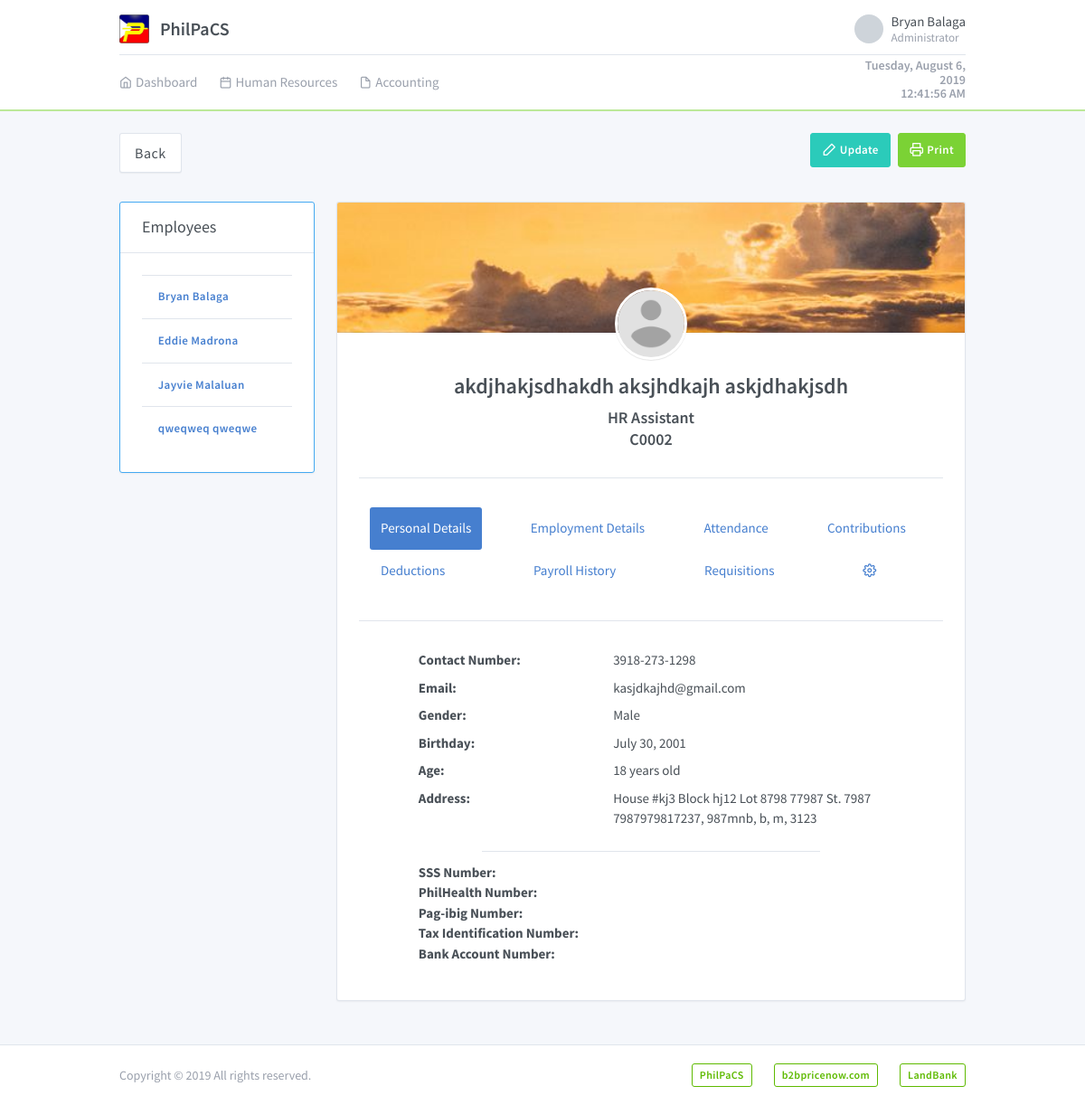
The page /system/employee.php?id=2 (signed in) on the database its author committed.
### tables this page shows
CREATE TABLE `personaldetailstbl` (
  `personalID` int(11) NOT NULL AUTO_INCREMENT,
  `firstName` varchar(50) NOT NULL,
  `middleName` varchar(50) DEFAULT NULL,
  `lastName` varchar(50) NOT NULL,
  `contactNumber` varchar(15) NOT NULL,
  `email` varchar(60) NOT NULL,
  `gender` tinyint(1) NOT NULL,
  `birthday` date NOT NULL,
  `age` int(3) NOT NULL,
  `photo` varchar(255) DEFAULT NULL,
  `status` tinyint(1) NOT NULL,
  PRIMARY KEY (`personalID`)
);

### models/Config.php (called while the page is built, shortened)
<?php
require_once 'Database.php';
class Config extends Database {
	protected $conn;
	public function __construct() {
		$database = new Database();
		$this->conn = $database->db_connection();
	}
	public function runQuery($sql) {
		$stmt = $this->conn->prepare($sql);
		return $stmt;
	}
}

### models/Database.php (called while the page is built, shortened)
<?php
class Database {
	private $host = "localhost";
	private $dbname = "philpacs";
	private $username = "root";
	private $password = "";
	public function db_connection(){
		try {
			$this->conn = new PDO("mysql:host=" . $this->host . ";dbname=" . $this->dbname, $this->username, $this->password);
			$this->conn->setAttribute(PDO::ATTR_ERRMODE, PDO::ERRMODE_EXCEPTION);
			return $this->conn;
		} catch (PDOException $e) {
			echo "Connection Error: " . $e->getMessage();
		}
	}
}

### includes/employee/employee.data.php (the view, shortened to what this page needs)
<?php
  $id = $config->checkInput($_GET['id']);
  $stmt->execute(array(":personalID" => $id));
  $row = $stmt->fetch(PDO::FETCH_ASSOC);
  $personalID = $row['personalID'];
  $fullname = $row['fullName'];
  $contact_number = $row['contactNumber'];
  $email = $row['email'];
  $gender = $row['gender'];
  $birthday = $row['birthday'];
  $birthday = date('F j, Y', strtotime($birthday));
  $age = $row['age'];
  $displayPicture = $row['profilePicture'];
  $address = $row['address'];
  $employeeID = $row['employeeID'];
  $positionName = $row['positionName'];
  $bankAccountNumber = $row['bankAccountNumber'];
  $sssNumber = $row['sssNumber'];
  $philhealthNumber = $row['philhealthNumber'];
  $pagibigNumber = $row['pagibigNumber'];
  $taxIdentificationNumber = $row['taxIdentificationNumber'];
?>
<div class="dimmer active">
  <div id="dimmer-content">
    <div class="row mb-4">
      <div class="col-md-12">
      <a class="btn btn-secondary btn-lg mb-4" href="./employee.php">Back</a>
      <a class="ml-2 float-right btn btn-lime" data-toggle="tooltip" title="Print" href="javascript:void(0)">
        <i class="fe fe-printer"></i> Print
      </a>
      <span class="float-right" data-toggle="tooltip" title="Update Employee Details">
        <a class="btn btn-teal" href="./employee.php?edit=<?=$personalID;?>">
          <i class="fe fe-edit-2"></i> Update
        </a>
      </span>
      </div>
    </div>
    <div class="row">
      <div class="col-md-3">
        <div class="card border-info">
          <div class="card-header">
            <h3 class="card-title">Employees</h3>
          </div>
          <div class="card-body">
          <table class="table table-sm datatable">
            <tbody>
              <?php
              $display = $config->runQuery("SELECT personalID, CONCAT (personaldetailstbl.firstName, ' ', personaldetailstbl.lastName) AS fullname
                                            FROM personaldetailstbl WHERE status=:status LIMIT 10");
              $display->execute(array(":status"=>1));
              while ($rows = $display->fetch(PDO::FETCH_ASSOC)) {
                ?>
                <tr>
                  <td>
                    <a href="./employee.php?id=<?=$rows['personalID'];?>" class="btn btn-link"><?=$rows['fullname'];?></a>
                  </td>
                </tr>
                <?php
              }
              ?>
            </tbody>
          </table>
          </div>
        </div>
      </div>
      <div class="col-md-9">
        <div class="card card-profile">
          <div class="card-header image-parallax"></div>
          <div class="card-body text-center">
            <img class="card-profile-img avatar avatar-xxl" src="<?php if ($displayPicture != "") { echo $displayPicture; } else { ?> ../assets/logo/image_placeholder.png <?php } ?>">
            <h3 class="mb-3"><?=$fullname;?></h3>
            <h4 class="mb-1"><?=$positionName;?></h4>
            <h4 class="mb-1"><?=$employeeID;?></h4>
            <hr>
            <ul class='nav nav-pills mb-3 mt-3 flex-column flex-sm-row nav-justified' id='pills-tab' role='tablist'>
              <li class='nav-item flex-sm-fill'>
                <a class='nav-link active text-sm-center p-3' id='pills-personal-tab' data-toggle='pill' href='#pills-personal' role='tab' aria-controls='pills-personal' aria-selected='true'>Personal Details</a>
              </li>
              <li class='nav-item flex-sm-fill'>
                <a class='nav-link text-sm-center p-3' id='pills-employment-tab' data-toggle='pill' href='#pills-employment' role='tab' aria-controls='pills-employment' aria-selected='false'>Employment Details</a>
              </li>
              <li class='nav-item flex-sm-fill'>
                <a class='nav-link text-sm-center p-3' id='pills-attendance-tab' data-toggle='pill' href='#pills-attendance' role='tab' aria-controls='pills-attendance' aria-selected='false'>Attendance</a>
              </li>
              <li class='nav-item flex-sm-fill'>
                <a class='nav-link text-sm-center p-3' id='pills-contribution-tab' data-toggle='pill' href='#pills-contribution' role='tab' aria-controls='pills-contribution' aria-selected='false'>Contributions</a>
              </li>
              <li class='nav-item flex-sm-fill'>
                <a class='nav-link text-sm-center p-3' id='pills-deduction-tab' data-toggle='pill' href='#pills-deduction' role='tab' aria-controls='pills-deduction' aria-selected='false'>Deductions</a>
              </li>
              <li class='nav-item flex-sm-fill'>
                <a class='nav-link text-sm-center p-3' id='pills-salary-history-tab' data-toggle='pill' href='#pills-salary-history' role='tab' aria-controls='pills-salary-history' aria-selected='false'>Payroll History</a>
              </li>
              <li class='nav-item flex-sm-fill'>
                <a class='nav-link text-sm-center p-3' id='pills-requisition-tab' data-toggle='pill' href='#pills-requisition' role='tab' aria-controls='pills-requisition' aria-selected='false'>Requisitions</a>
              </li>
              <li class='nav-item flex-sm-fill'>
                <a class='nav-link text-sm-center p-3' id='pills-settings-tab' data-toggle='pill' href='#pills-settings' role='tab' aria-controls='pills-settings' aria-selected='false'><span class='fe fe-settings'></span></a>
              </li>
            </ul>
            <hr>
            <div class='tab-content mt-3 text-left' id='pills-tabContent'>
              <div class='tab-pane fade show active mb-3' id='pills-personal' role='tabpanel' aria-labelledby='pills-personal-tab'>
                <div class='container'>
                  <dl class='row'>
                    <dt class='offset-sm-1 col-sm-4'>Contact Number: </dt>
                      <dd class='col-sm-7'><?=$contact_number;?></dd>
                    <dt class='offset-sm-1 col-sm-4'>Email: </dt>
                      <dd class='col-sm-7'><?=$email;?></dd>
                    <dt class='offset-sm-1 col-sm-4'>Gender: </dt>
                      <dd class='col-sm-7'><?=$gender;?></dd>
                    <dt class='offset-sm-1 col-sm-4'>Birthday: </dt>
                      <dd class='col-sm-7'><?=$birthday;?></dd>
                    <dt class='offset-sm-1 col-sm-4'>Age: </dt>
                      <dd class='col-sm-7'><?=$age;?> years old</dd>
                    <dt class='offset-sm-1 col-sm-4'>Address: </dt>
                      <dd class='col-sm-7'><?=$address;?></dd>
                  </dl>
                  <div class='border-top' style='width: 60%; margin: 0 auto;'></div>
                  <dl class='row mt-3'>
                    <dt class='offset-sm-1 col-sm-4'>SSS Number: </dt>
                      <dd class='col-sm-7'><?=$sssNumber;?></dd>
                    <dt class='offset-sm-1 col-sm-4'>PhilHealth Number: </dt>
                      <dd class='col-sm-7'><?=$philhealthNumber;?></dd>
                    <dt class='offset-sm-1 col-sm-4'>Pag-ibig Number: </dt>
                      <dd class='col-sm-7'><?=$pagibigNumber;?></dd>
                    <dt class='offset-sm-1 col-sm-4'>Tax Identification Number: </dt>
                      <dd class='col-sm-7'><?=$taxIdentificationNumber;?></dd>
                    <dt class='offset-sm-1 col-sm-4'>Bank Account Number: </dt>
                      <dd class='col-sm-7'><?=$bankAccountNumber;?></dd>
                  </dl>
                </div>
              </div>
          </div>
        </div>
      </div>
    </div>
  </div>
</div>

### assets/css/style.css (style rules this page uses)
.image-parallax { background: url(../../assets/photos/tom-barrett-318952-1500.jpg); height: 20vh; background-size: cover; background-position: fixed; background-repeat: no-repeat; background-attachment: fixed; }

### rows shown on the page
personaldetailstbl: fullname "Bryan Balaga"
personaldetailstbl: fullname "Eddie Madrona"
personaldetailstbl: fullname "Jayvie Malaluan"
personaldetailstbl: fullname "qweqweq qweqwe"

### other values the page prints
$fullname "akdjhakjsdhakdh aksjhdkajh askjdhakjsdh"
$positionName "HR Assistant"
$employeeID "C0002"
$contact_number "3918-273-1298"
$email "kasjdkajhd@gmail.com"
$gender "Male"
$birthday "July 30, 2001"
$age "18"
$address "House #kj3 Block hj12 Lot 8798 77987 St. 7987 7987979817237, 987mnb, b, m, 3123"
